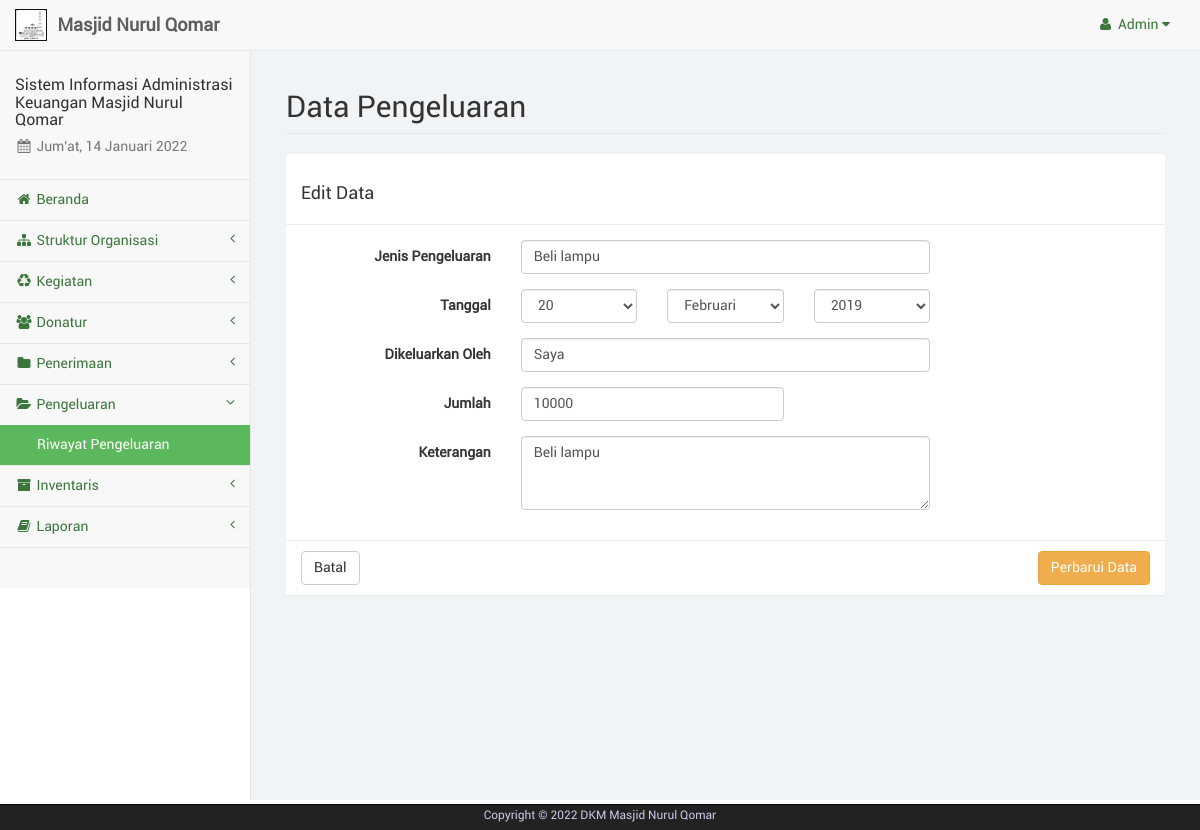
The page /admin/pengeluaran_edit.php?kel=6 (signed in) on the database its author committed.
### tables this page shows
CREATE TABLE IF NOT EXISTS `pengguna` (
  `id_pengguna` int(4) NOT NULL,
  `username` varchar(15) NOT NULL,
  `password` varchar(25) NOT NULL
);

CREATE TABLE IF NOT EXISTS `pengeluaran` (
  `no_keluar` int(6) NOT NULL,
  `jns_keluar` varchar(25) NOT NULL,
  `keluar_oleh` varchar(35) NOT NULL,
  `tgl_keluar` date NOT NULL,
  `jumlah` int(11) NOT NULL,
  `keterangan` varchar(75) NOT NULL
);

### admin/sess_check.php (called while the page is built, shortened)
<?php
	$chk_sess = $_SESSION['user_keuangandkm'];
	include("dist/config/koneksi.php");
	$sql_sess = "SELECT * FROM pengguna WHERE id_pengguna='". $chk_sess ."'";
	$ress_sess = mysqli_query($conn, $sql_sess);
	$row_sess = mysqli_fetch_array($ress_sess);
	$sess_username = $row_sess['username'];
?>

### admin/pengeluaran_edit.php (the view, shortened to what this page needs)
<?php
	include("sess_check.php");
	if(isset($_GET['kel'])) {
		$sql = "SELECT * FROM pengeluaran WHERE no_keluar='". $_GET['kel'] ."'";
		$ress = mysqli_query($conn, $sql);
		$data = mysqli_fetch_array($ress);
	}
	$tgl = explode("-", $data['tgl_keluar']);
	$pagedesc = "Pengeluaran";
	$menuparent = "pengeluaran";
	include("layout_top.php");
?>
		<div id="page-wrapper">
            <div class="container-fluid">
                <div class="row">
                    <div class="col-lg-12">
                        <h1 class="page-header">Data Pengeluaran</h1>
                    </div>
                </div>
				<div class="row">
					<div class="col-lg-12">
						<form class="form-horizontal" action="pengeluaran_update.php" method="POST">
							<div class="panel panel-default">
								<div class="panel-heading"><h3>Edit Data</h3></div>
								<div class="panel-body">
									<div class="form-group">
										<label class="control-label col-sm-3">Jenis Pengeluaran</label>
										<div class="col-sm-6">
											<input type="text" name="jns_keluar" class="form-control" placeholder="Jenis Pengeluaran" value="<?php echo $data['jns_keluar'] ?>" required>
										</div>
									</div>
									<div class="form-group">
										<label class="control-label col-sm-3">Tanggal</label>
										<div class="col-sm-2">
											<select name="tgl" class="form-control">
												<?php
													for($x=1; $x<=31; $x++) {
														if($tgl[2] == $x) {
															echo '<option value="'. $x .'" selected>'. $x .'</option>';
														}
														else {
															echo '<option value="'. $x .'">'. $x .'</option>';
														}
													}
												?>
											</select>
										</div>
										<div class="col-sm-2">
											<select name="bln" class="form-control">
												<?php
													for($x=1; $x<$bulans_count; $x++) {
														if($tgl[1] == $x) {
															echo '<option value="'. $x .'" selected>'. $bulans[$x] .'</option>';
														}
														else {
															echo '<option value="'. $x .'">'. $bulans[$x] .'</option>';
														}
													}
												?>
											</select>
										</div>
										<div class="col-sm-2">
											<select name="thn" class="form-control">
												<?php
													for($x=$tahun; $x>=1950; $x--) {
														if($tgl[0] == $x) {
															echo '<option value="'. $x .'" selected>'. $x .'</option>';
														}
														else {
															echo '<option value="'. $x .'">'. $x .'</option>';
														}
													}
												?>
											</select>
										</div>
									</div>
									<div class="form-group">
										<label class="control-label col-sm-3">Dikeluarkan Oleh</label>
										<div class="col-sm-6">
											<input type="text" name="keluar_oleh" class="form-control" placeholder="Dikeluarkan Oleh" value="<?php echo $data['keluar_oleh'] ?>" required>
										</div>
									</div>
									<div class="form-group">
										<label class="control-label col-sm-3">Jumlah</label>
										<div class="col-sm-4">
											<input type="number" name="jumlah" class="form-control" placeholder="Jumlah" min="0" value="<?php echo $data['jumlah'] ?>" required>
										</div>
									</div>
									<div class="form-group">
										<label class="control-label col-sm-3">Keterangan</label>
										<div class="col-sm-6">
											<textarea name="keterangan" class="form-control" placeholder="Keterangan" rows="3" required><?php echo $data['keterangan'] ?></textarea>
										</div>
									</div>
								</div>
								<div class="panel-footer">
									<a href="pengeluaran.php" class="btn btn-default">Batal</a>
									<button type="submit" name="perbarui" class="btn btn-warning pull-right">Perbarui Data</button>
								</div>
							</div>
						</form>
					</div>
				</div>
            </div>
        </div>
<?php
	include("layout_bottom.php");
?>

### admin/layout_top.php (shortened to what this page needs)
<?php
	$haries = array("Sunday" => "Minggu", "Monday" => "Senin", "Tuesday" => "Selasa", "Wednesday" => "Rabu", "Thursday" => "Kamis", "Friday" => "Jum'at", "Saturday" => "Sabtu");
	$bulans = array("", "Januari", "Februari", "Maret", "April", "Mei", "Juni", "Juli", "Agustus", "September", "Oktober", "November", "Desember");
	$bulans_count = count($bulans);
	$hari_ini = $haries[date("l")];
	$bulan_ini = $bulans[date("n")];
	$tanggal = date("d");
	$tahun = date("Y");
?>
<!DOCTYPE html>
<html lang="en">
<head>
	<link href="libs/bootstrap/dist/css/bootstrap.min.css" rel="stylesheet">
	<link href="libs/metisMenu/dist/metisMenu.min.css" rel="stylesheet">
    <link href="libs/datatables-plugins/integration/bootstrap/3/dataTables.bootstrap.css" rel="stylesheet">
    <link href="libs/datatables-responsive/css/dataTables.responsive.css" rel="stylesheet">
	<link href="dist/css/sb-admin-2.css" rel="stylesheet">
	<link href="dist/css/offline-font.css" rel="stylesheet">
	<link href="dist/css/custom.css" rel="stylesheet">
	<link href="libs/font-awesome/css/font-awesome.min.css" rel="stylesheet" type="text/css">
</head>
<body>
    <div id="wrapper">
        <nav class="navbar navbar-default navbar-static-top" role="navigation" style="margin-bottom: 0">
            <div class="navbar-header">
				<a class="navbar-brand hidden-xs" href="index.php">
					<img src="libs/images/brand-dkm.png" alt="brand" width="32" class="float-left image-brand">
					<div class="float-right">&nbsp;<strong>Masjid Nurul Qomar</strong></div>
				</a>
			</div>
            <ul class="nav navbar-top-links navbar-right">
				<li class="dropdown dropdown-right">
					<a class="dropdown-toggle" data-toggle="dropdown" href="#">
						<i class="fa fa-user fa-fw"></i>&nbsp;<?php echo ucfirst($sess_username); ?>&nbsp;<i class="fa fa-caret-down"></i>
					</a>
				</li>
			</ul>
            <div class="navbar-default sidebar" role="navigation">
                <div class="sidebar-nav navbar-collapse">
                    <ul class="nav" id="side-menu">
                        <li class="sidebar-search">
							<h4>Sistem Informasi Administrasi Keuangan Masjid Nurul Qomar</h4>
							<h5 class="text-muted"><i class="fa fa-calendar fa-fw"></i>&nbsp;<?php echo $hari_ini.", ".$tanggal." ".$bulan_ini." ".$tahun ?></h5>
						</li>
						<?php
							if($pagedesc == "Serambi") {
								echo '<li><a href="index.php" class="active"><i class="fa fa-home fa-fw"></i>&nbsp;Beranda</a></li>';
							}
							else {
								echo '<li><a href="index.php"><i class="fa fa-home fa-fw"></i>&nbsp;Beranda</a></li>';
							}
							if(isset($menuparent) && $menuparent == "konten_organisasi") {
								echo '<li class="active">';
							}
							else {
								echo '<li>';
							}
						?>
							<a href="#"><i class="fa fa-sitemap fa-fw"></i>&nbsp;Struktur Organisasi<span class="fa arrow"></span></a>
						</li>
						<?php
							if(isset($menuparent) && $menuparent == "kegiatan") {
								echo '<li class="active">';
							}
							else {
								echo '<li>';
							}
						?>
							<a href="#"><i class="fa fa-recycle fa-fw"></i>&nbsp;Kegiatan<span class="fa arrow"></span></a>
						</li>
						<?php
							if(isset($menuparent) && $menuparent == "donatur") {
								echo '<li class="active">';
							}
							else {
								echo '<li>';
							}
						?>
							<a href="#"><i class="fa fa-users fa-fw"></i>&nbsp;Donatur<span class="fa arrow"></span></a>
						</li>
						<?php
							if(isset($menuparent) && $menuparent == "penerimaan") {
								echo '<li class="active">';
							}
							else {
								echo '<li>';
							}
						?>
							<a href="#"><i class="fa fa-folder fa-fw"></i>&nbsp;Penerimaan<span class="fa arrow"></span></a>
						</li>
						<?php
							if(isset($menuparent) && $menuparent == "pengeluaran") {
								echo '<li class="active">';
							}
							else {
								echo '<li>';
							}
						?>
							<a href="#"><i class="fa fa-folder-open fa-fw"></i>&nbsp;Pengeluaran<span class="fa arrow"></span></a>
							<ul class="nav nav-second-level">
								<?php
									if($pagedesc == "Pengeluaran") {
										echo '<li><a href="pengeluaran.php" class="active">Riwayat Pengeluaran</a></li>';
									}
									else {
										echo '<li><a href="pengeluaran.php">Riwayat Pengeluaran</a></li>';
									}
								?>
							</ul>
						</li>
						<?php
							if(isset($menuparent) && $menuparent == "inventaris") {
								echo '<li class="active">';
							}
							else {
								echo '<li>';
							}
						?>
							<a href="#"><i class="fa fa-archive fa-fw"></i>&nbsp;Inventaris<span class="fa arrow"></span></a>
						</li>
						<li>
							<a href="#"><i class="fa fa-book fa-fw"></i>&nbsp;Laporan<span class="fa arrow"></span></a>
						</li>
                    </ul>
                </div>
            </div>
        </nav>

### rows shown on the page
pengguna: username "Admin"
pengeluaran: jns_keluar "Beli lampu", tgl "20", bln "Februari", thn "2019", keluar_oleh "Saya", jumlah "10000", keterangan "Beli lampu"
